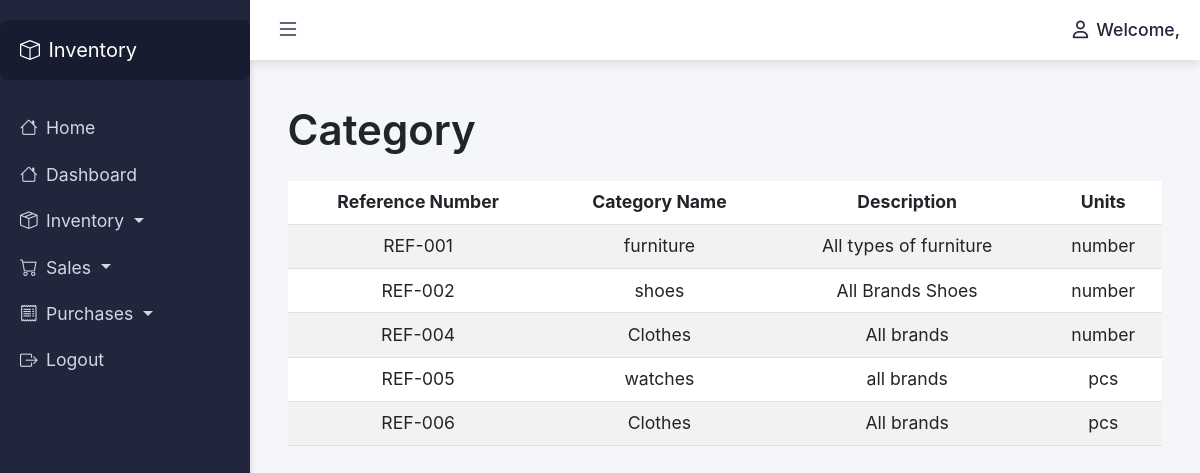
Page /group-items/ on the committed database.
### dashboard/models.py (models this page shows, shortened)
class ItemCategory(models.Model):
    category_name = models.CharField(max_length=100)
    category_remarks = models.TextField(blank=True)
    unit = models.CharField(max_length=50)
    reference_number = models.CharField(max_length=50, unique=True, blank=True)

### dashboard/views.py (the view)
# urls.py: path('group-items/', group_items, name='group_items'),
def group_items(request):
    user_role = getattr(request.user, 'role', None)
    categories = ItemCategory.objects.all()  # Fetch all categories
    return render(request, 'groups_item.html', {'group_items': categories  ,  'user_role': user_role})  # Pass categories to the template

### dashboard/templates/groups_item.html (shortened to what this page needs)
{% extends 'base.html' %}
{% block content %}
<h1 class="my-4">Category</h1>
<table class="table table-striped table-hover">
    <thead>
        <tr>
            <th>Reference Number</th>
            <th>Category Name</th>
            <th>Description</th>
            <th>Units</th>
        </tr>
    </thead>
    <tbody>
        {% for category in group_items %}
            <tr>
                <td>{{ category.reference_number }}</td>
                <td>{{ category.category_name }}</td>
                <td>{{ category.category_remarks }}</td>
                <td>{{ category.unit }}</td>
            </tr>
        {% empty %}
            <tr>
                <td colspan="6" class="text-center">No categories available.</td>
            </tr>
        {% endfor %}
    </tbody>
</table>
{% endblock %}

### dashboard/templates/base.html (style rules this page uses)
body, html { height: 100%; margin: 0; font-family: Arial, sans-serif; background-color: #f4f6f9; font-size: 1.05rem; }
body { font-family: 'Inter', sans-serif; }
h1, h2, h3, h4, h5, h6 { font-weight: 600; }
.table th, .table td { text-align: center; vertical-align: middle; }
.table thead { background-color: #f8f9fa; }
:root { --bs-primary: #1a2b6d; }
:root { --bs-primary: #1a2b6d; --bs-accent: #4e73df; --bs-light: #f8f9fc; --bs-dark: #343a40; }
body { font-family: 'Inter', sans-serif; background-color: #f0f2f5; }

### rows in the picture
ItemCategory: reference_number "REF-001", category_name "furniture", category_remarks "All types of furniture", unit "number"
ItemCategory: reference_number "REF-002", category_name "shoes", category_remarks "All Brands Shoes", unit "number"
ItemCategory: reference_number "REF-004", category_name "Clothes", category_remarks "All brands", unit "number"
ItemCategory: reference_number "REF-005", category_name "watches", category_remarks "all brands", unit "pcs"
ItemCategory: reference_number "REF-006", category_name "Clothes", category_remarks "All brands", unit "pcs"
